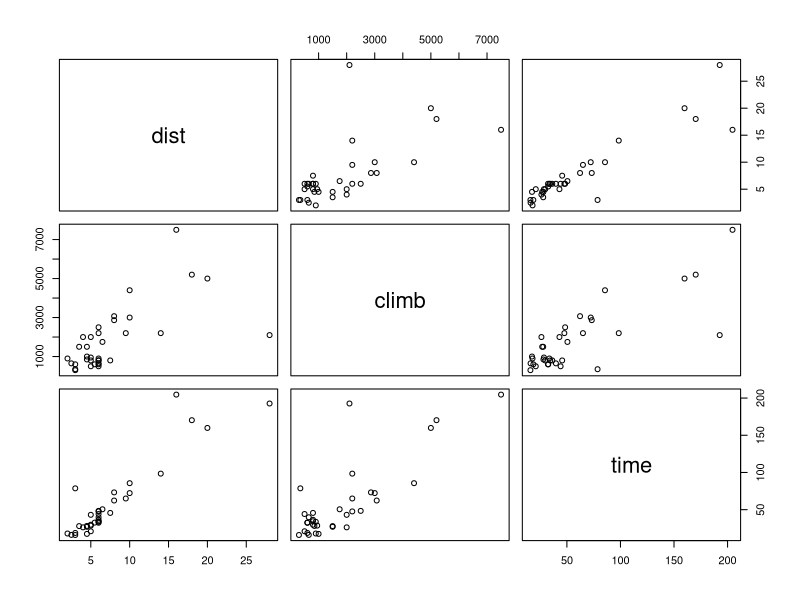
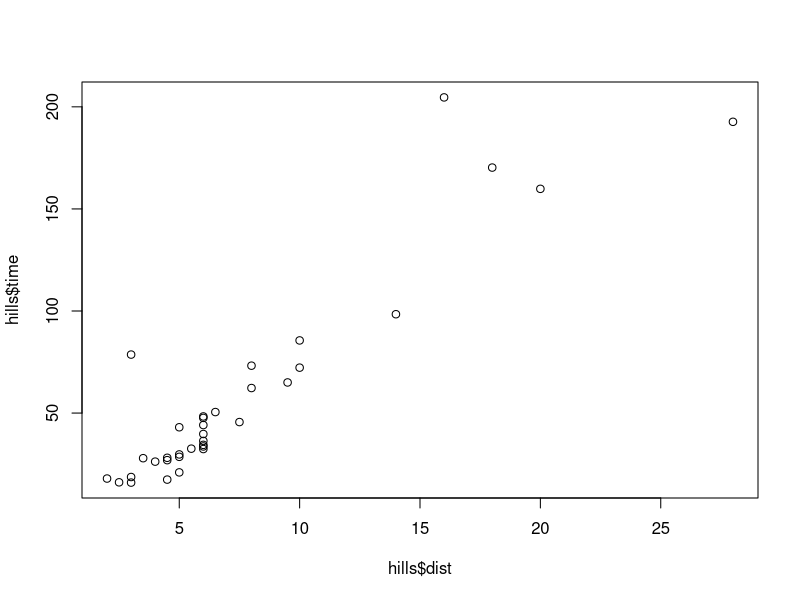
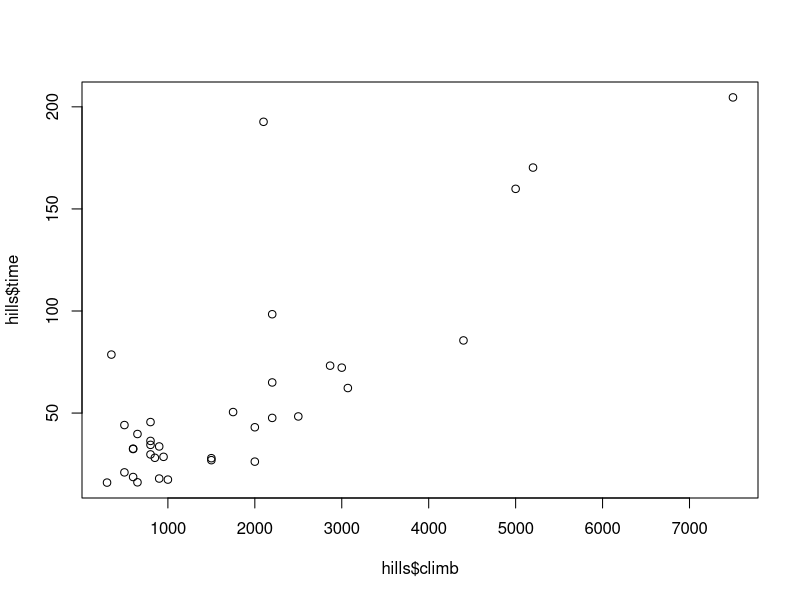
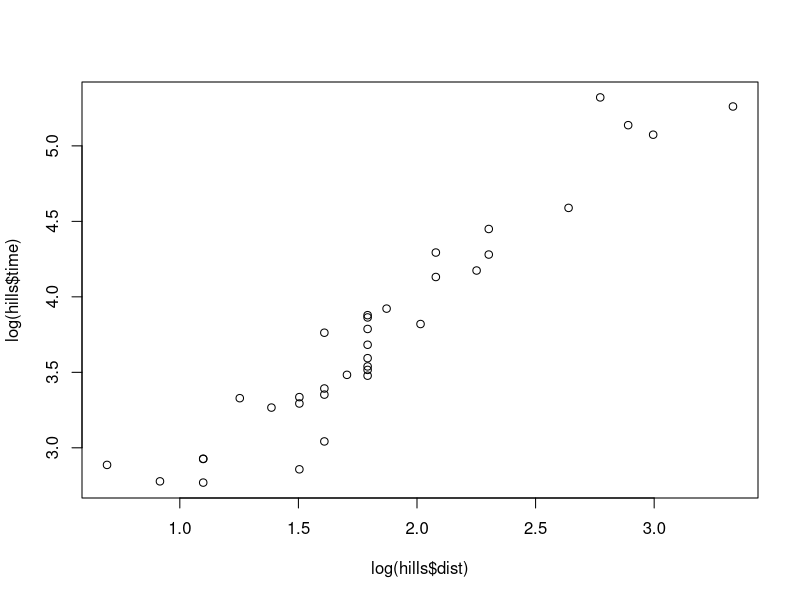
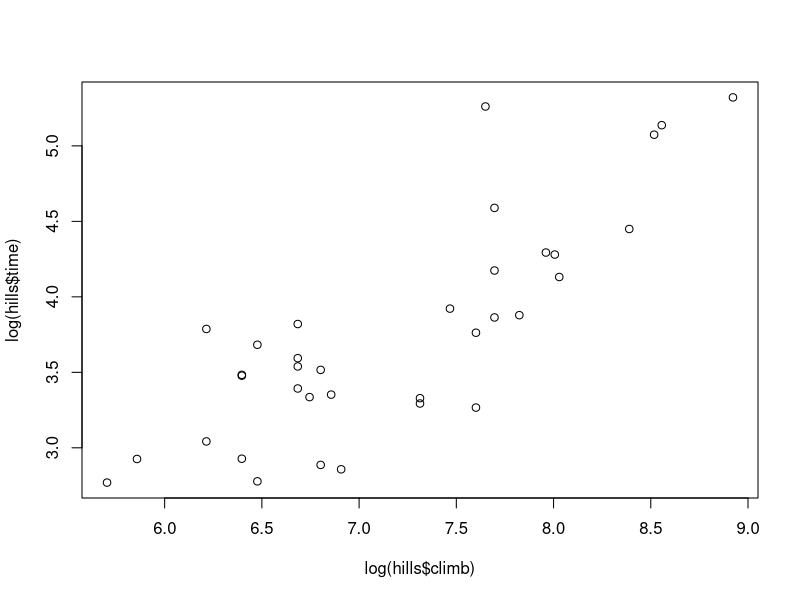
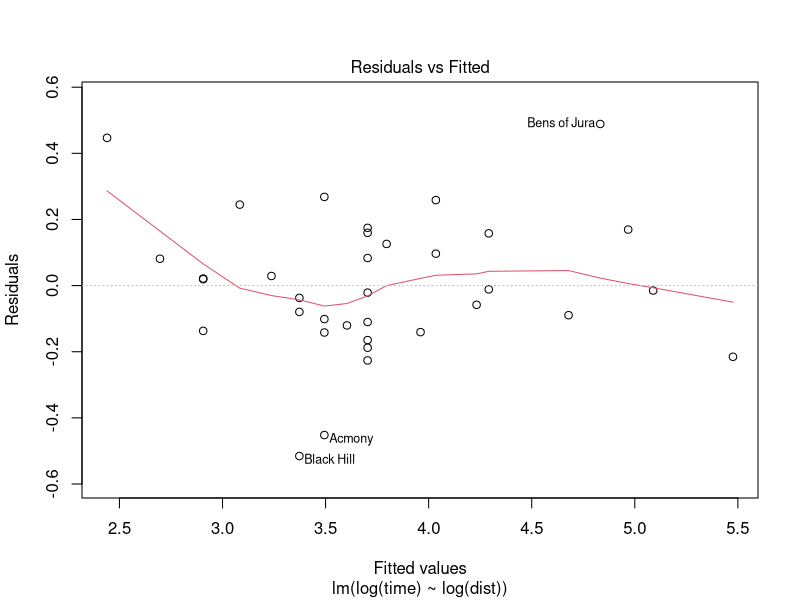
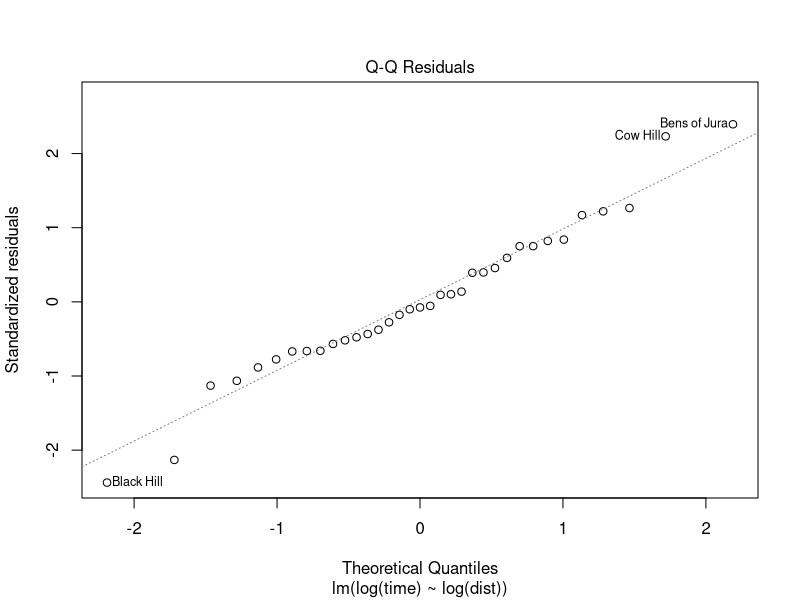
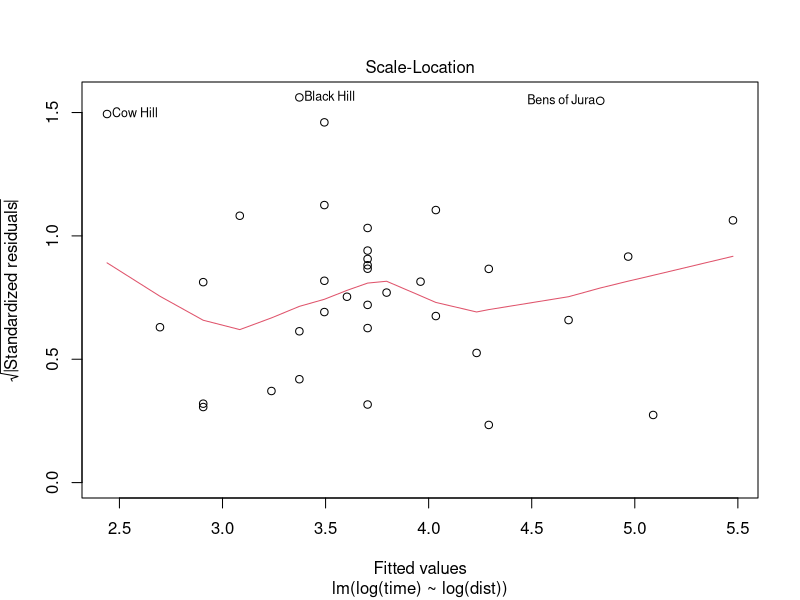

Source code (R) for these figures, in order:
## ---- chunk 1
library(MASS)
## ---- chunk 2
?hills
pairs(hills)
## ---- chunk 3
plot(hills$time ~ hills$dist)
plot(hills$time ~ hills$climb)
## ---- chunk 4
hills[hills$time > 50 & hills$dist <5,]
hills[hills$time > 180 & hills$dist > 15,]
## ---- chunk 5
hills['Knock Hill', 'time'] <- hills['Knock Hill', 'time'] - 60
## ---- chunk 6
plot(log(hills$time) ~ log(hills$dist))
plot(log(hills$time) ~ log(hills$climb))
## ---- chunk 7
lm1 <- lm(log(time) ~ log(dist), data = hills)
summary(lm1)
plot(lm1)
## ---- chunk 8
lm2 <- lm(log(time) ~ log(dist) + log(climb), data = hills)
summary(lm2)
plot(lm2)
## ---- chunk 9
anova(lm1, lm2)
## ---- chunk 10
predict.lm(lm2, data.frame(dist = 5.3,climb = 1100), interval = 'prediction', level = 0.95)
predict.lm(lm1, data.frame(dist = 5.3,climb = 1100), interval = 'prediction', level = 0.95)
## ---- chunk 11
paste0('Model with climb: ',exp(3.556545),' (', exp(3.224142), ', ',exp(3.888948), ')' )
paste0('Model without climb: ',exp(3.561158),' (', exp(3.11599), ', ',exp(4.006326), ')' )
